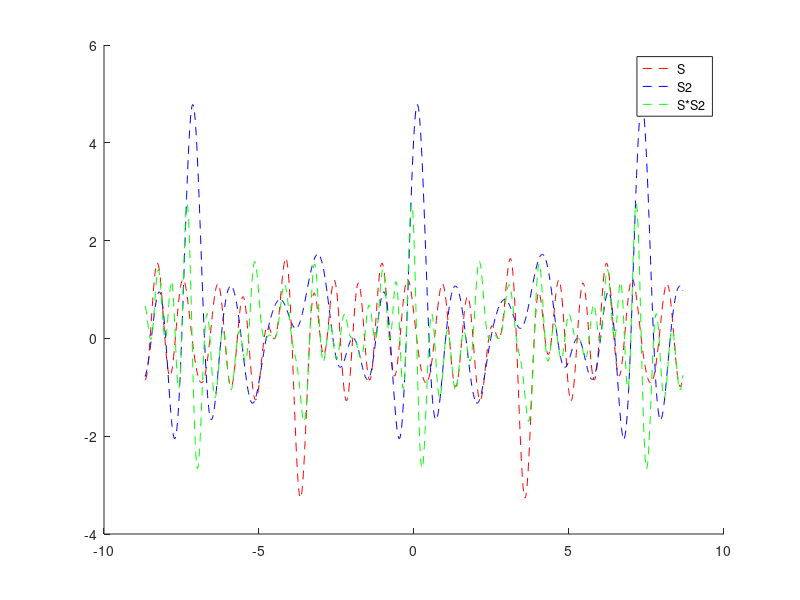

The MATLAB source for this figure:

%% First part: i(AC current) -> DIODE BRIDGE -> ir -> LOAD
%% _________________
%%      i ->        |
%%                  |
%%                 / \
%%               /    \
%%             D1      D2
%%           /          \
%%   ______/             \_________
%%  | ir ->\             /   ir -> |
%%  |       \          /           |
%%  |        D4      D3            |
%%  |         \    /               |
%%  |          \ /                 |
%%  |           |                  |
%%  |           |                  |
%%__  __________|                  |
%%      <- i                       |
%%  |                              |
%%  |                              |
%%  |____________LOAD______________|
%%
%% The voltage drop in a diode with current x: v = -a*log(x/b+1),
%% where a,b > 0  and x >= 0
%% 
%% LEMMA 1: Assuming that the current in D2 is the same as the current in D4 and
%% the current in D1 is the same as in D3:
%% id = current in D2 and D4
%% id - i = current in D1 and D3
%% ir = id + (id - i) = 2id - i
%% current in D2 and D4 = (ir + i)/2
%% current in D1 and D3 = (ir - i)/2
%% Proof: Let id be the current in D2. The other ones are:
%%        I(D1) = id - i
%%        I(D3) = ir - id
%%        I(D4) = ir - (id - i) = ir + i - id
%%		  From the kirchhoff voltage low (using id as direction reference):
%%		  -a*log(id/b+1) + a*log((ir-id)/b+1) + a*log((ir+i-id)/b+1) - a*log((id-i)/b+1) = 0
%%		  -log((id+b)/b) + log((ir-id+b)/b) + log((ir+i-id+b)/b) - log((id-i+b)/b) = 0 (a is not zero)
%%		  log(((ir-id+b)*(ir+i-id+b)) / ((id+b)*(id-i+b))) = 0
%%		  ((ir-id+b)*(ir+i-id+b)) / ((id+b)*(id-i+b)) = 1
%%		  (ir-id+b)*(ir+i-id+b) = (id+b)*(id-i+b)
%%		  (id-(ir+b))*(id-(ir+i+b)) = (id+b)*(id-(i-b))
%%		  id*(id-(ir+i+b)) - (ir+b)*(id-(ir+i+b)) = id*(id-(i-b)) + b*(id-(i-b))
%%		  id^2 -(ir+i+b)*id - (ir+b)*id + (ir+b)*(ir+i+b) = id^2 - (i-b)*id + b*id - b*(i-b)
%%		  id^2 -i*id -(ir+b)*id - (ir+b)*id + (ir+b)*(ir+i+b) = id^2 - (i-b)*id + b*id - b*(i-b)
%%		  -i*id + (ir+b)*(ir+i+b) = -(i-b)*id + b*id - b*(i-b) (simplifying the terms)
%%		  Spliting id/literals and simplifying the terms:
%%		  (-2*ir-4*b)*id = -2*b*i - ir^2 - ir*i - 2*ir*b
%%		  (-2*ir-4*b)*id = -2*b*(ir+i) - ir*(ir+i)
%%		  -2*(2*b+ir)*id = -(2*b+ir)*(ir+i)
%%		  The term 2*b+ir is guaranteed to be non-zero, since b>0 and ir >= 0. So, we simplify:
%%		  id = (ir + i)/2

%% Testcase:
a = rand + 1;
b = rand + 1;
i = 2 * rand - 1;
ir = rand;
id = (ir + i)/2;
disp('That must be almost zero:');
-a*log(id/b+1) + a*log((ir-id)/b+1) + a*log((ir+i-id)/b+1) - a*log((id-i)/b+1)

clear all

%% LEMMA 2: Assuming the voltage drop in LOAD can be written as F + G*ir + H*dir/dt + I*int_{0:t}{ir dtau} + J,
%% with F, G, H, I, J independent of ir, the voltage drop in {D2 + D3} using id as direction reference can be
%% written in the form F' + G'*i + H'*di/dt + I'*int_{0:t}{i dtau} + J', with F', G', H', I', J' independent of {i,ir}

clear all

%% LEMMA 3: Filter capacitor, load resistance and battery are also F + G*ir + H*dir/dt + I*int_{0:t}{ir dtau} + J
%%
%% ________________________________________BAT INTERNAL RESISTOR_______
%%   ir ->     |     ia ->      |     <- ib                            |
%%             | | ic           | | il                                 |
%%             | V              | V                                    |
%%           FILTER            LOAD                             BATTERY EQUIVALENT
%%         CAPACITOR        RESISTANCE                            VOLTAGE SOURCE
%%             |                |                                      |
%% ____________|________________|______________________________________|
%%
%% Battery parameters (li-ion)
RB = 0.0018462; %internal battery
K1 = 0.0013733; %polarization constant (V/Ah)
K2 = 0.0013733; %polarization resistance
Q = 5.8783; %maximum battery capacity (Ah)
A = 0.10081; %exponential voltage
B = 9.3941; %exponential capacity (Ah-1)
E0 = 1.3012; %constant voltage
%% Charge model: EBAT = E0 - K2*Q / (q + 0.1*Q) * i_filtered - K1*Q / (Q - q) + A*exp(-B*q)
%% Discharge model: EBAT = E0 - K2*Q / (Q - q) * i_filtered - K1*Q / (Q - q) + A*exp(-B*q)
%% For a given q (assuming steady state) and i_filtered = ib
q = rand * Q;
BETA = E0 + A*exp(-B*q) - K1*Q / (Q - q);
ALPHA_C = - K2*Q / (q + 0.1*Q);
ALPHA_D = - K2*Q / (Q - q);
%% Charge model: EBAT = BETA + ALPHA_C * ib
i_filtered = rand;
ib = i_filtered;
disp ('It must be next to zero:');
(BETA + ALPHA_C * ib) - (E0 - K2*Q / (q + 0.1*Q) * i_filtered - K1*Q / (Q - q) + A*exp(-B*q))
%% Discharge model: EBAT = BETA + ALPHA_D * ib
i_filtered = -rand;
ib = i_filtered;
disp ('It must be next to zero:');
(BETA + ALPHA_D * ib) - (E0 - K2*Q / (Q - q) * i_filtered - K1*Q / (Q - q) + A*exp(-B*q))
%%
%% For the set LOAD RESISTANCE + BATTERY
%% The voltage drop considering the direction of ia as reference is equal to:
%% v = RL*il = RB*ib - EBAT
%% From that equality, il = RB/RL*ib - EBAT/RL = RB/RL*ib - (BETA + ALPHA*ib)/RL = (RB - ALPHA)/RL * ib - BETA/RL
%% Using the Kirchhoff current law, il = ia + ib. Thus, ia + ib = (RB - ALPHA)/RL * ib - BETA/RL and
%% ib = -RL/(RL - RB + ALPHA) * ia - BETA/(RL - RB + ALPHA)
%% Then, the voltage drop is
%% v = RL*(ia + ib) = (RL - RL^2/(RL - RB + ALPHA)) * ia - RL * BETA/(RL - RB + ALPHA)
%% Defining F_ = - RL * BETA/(RL - RB + ALPHA) and G_ = (RL - RL^2/(RL - RB + ALPHA))
%% v = F_ + G_*ia
RL = rand;
ia = rand;
ib = -RL/(RL - RB + ALPHA_C) * ia - BETA/(RL - RB + ALPHA_C);
EBAT = BETA + ALPHA_C * ib;
il = ia + ib;
F_ = - RL * BETA/(RL - RB + ALPHA_C);
G_ = RL - RL^2/(RL - RB + ALPHA_C);
disp('Those must be next to zero:');
RL*il - (RB*ib - EBAT)
RL*il - ((RL - RL^2/(RL - RB + ALPHA_C)) * ia - RL * BETA/(RL - RB + ALPHA_C))
RL*il - (F_ + G_*ia)
%%
%% For the set CAPACITOR + LOAD RESISTANCE + BATTERY
%%		Symbol table:
%%			V0: capacitor voltage drop at the beginning of the time slot
%%			C: capacitance
%%			[t0,t1]: time slot
%%			a0, a, b, L: fourier parameters of ia
%%			a0_, a_, b_, L(L is assumed to be the same as ia): fourier parameters of ir
%% The voltage drop considering the direction of ir as reference is equal to:
%% v = -1/C*int{t0:t1}{ic dtau} = F_ + G_*ia
%% Using the Kirchhoff current law, ir = ia + ic <=> ic = ir - ia
%% v = 1/C*int{t0:t1}{ia dtau} - 1/C*int{t0:t1}{ir dtau} = F_ + G_*ia
%% 1/C*int{t0:t1}{ia dtau} - G_*ia = F_ - 1/C*int{t0:t1}{ir dtau}
%% Let the signals be written as fourier series:
%%     ia(tau) = a0/2 + sum{n=1:inf}{a(n)*cos(n*pi/L*tau) + b(n)*sin(n*pi/L*tau)}
%%     ir(tau) = a0_/2 + sum{n=1:inf}{a_(n)*cos(n*pi/L*tau) + b_(n)*sin(n*pi/L*tau)}
%% Whose indefinite integrals are:

%https://www.mathworks.com/help/symbolic/solve-a-single-differential-equation.html

clear all
%%
%% Testing the representation as fourier series:
%% Harmonic form:
w = rand + 0.5 %PRINT
A0 = 2*rand-1 %PRINT
N = 10;
% harmonic coefficients
A = 2*rand(N,1)-1 %PRINT
phi = 2*rand(N,1)-1 %PRINT
% exponential coefficients
Cp = A/2.*exp(-(1i)*phi);
C0 = A0/2;
Cn = flip((Cp.')');
C = [Cn; C0; Cp] %PRINT

M = 1000;
X = linspace(-10*w, 10*w, M).';
S = zeros(M,1);
S_ = zeros(M,1);
for m = 1:M
	x = X(m);
	S(m) = A0/2 + A.'*cos(w*x*(1:N).'-phi);
	S_(m) = C.'*exp(w*(1i)*x*(-N:N).');
end

disp(['Error: ', num2str(max(abs(S-S_)))])

%figure;
%hold on;
%plot(X,S,'-r');
%plot(X,real(S_),':b');
%legend('Harmonic', 'Exponential');

%% Testing the product between two series
Cp2 = rand(N,1)/2.*exp(-(1i)*rand(N,1));
C02 = rand/2;
Cn2 = flip((Cp2.')');
C2 = [Cn2; C02; Cp2] %PRINT
S2 = zeros(M,1);
for m = 1:M
	x = X(m);
	S2(m) = C2.'*exp(w*(1i)*x*(-N:N).');
end

figure;
hold on;
plot(X,real(S_),'--r');
plot(X,real(S2),'--b');
plot(X,real(S_.*S2),'--g');
legend('S', 'S2', 'S*S2');